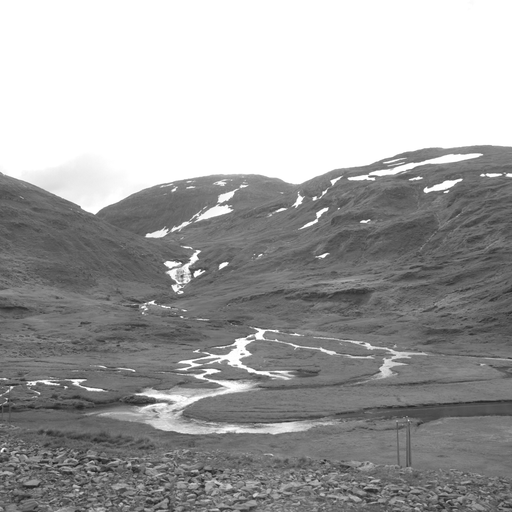
#> input picture data/bmp_boss/1.bmp, 512 x 512 px, found by its file name; its folder holds only this picture in this run
$ python analyze_bitplanes.py
#> lines starting #> are read from the running program, lines starting #| are printed output that depends on the picture; after the words box and inside, x2 and y2 are one past the last pixel; in counts of white or black regions, pixels touching at a corner belong together
import os
import numpy as np
from PIL import Image
import math

def entropy(bits):
    """Расчет бинарной энтропии (0.0 - полная структура, 1.0 - полный шум)"""
    p1 = np.mean(bits)
    if p1 == 0 or p1 == 1:
        return 0.0
    return -(p1 * math.log2(p1) + (1 - p1) * math.log2(1 - p1))

def analyze_image(img_path):
    """Анализ битовых плоскостей одного изображения"""
#> called with img_path = 'data/bmp_boss/1.bmp'
    arr = np.array(Image.open(img_path).convert('L'), dtype=np.uint8)
#> arr is the input picture: shape (512, 512); min 20, max 255, mean 162.7
    results = {}
    for k in range(1, 9):
        # Извлекаем k-й бит: сдвиг вправо, маска 1
        bit_plane = (arr >> (k - 1)) & 1
        results[k] = entropy(bit_plane)
#> this loop made 8 passes
#> p1 in entropy on passes 1 to 8: 0.661, 0.664, 0.665, 0.67, 0.692, 0.785, 0.893, 0.464
#> pass 1, in analyze_image, `bit_plane = (arr >> (k - 1)) & 1`:
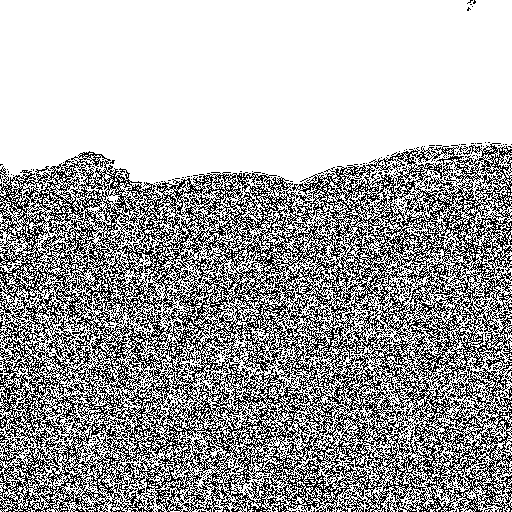
#> bit_plane: shape (512, 512); values 0 (black) and 1 (white), 66.1% white; black in thin lines or dots
#> pass 2, in analyze_image, `bit_plane = (arr >> (k - 1)) & 1`:
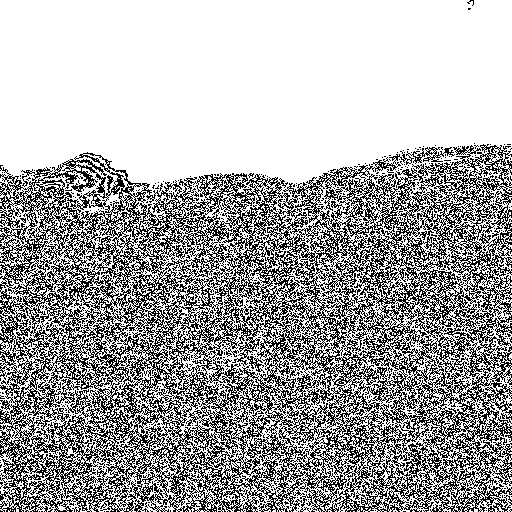
#> bit_plane: shape (512, 512); values 0 (black) and 1 (white), 66.4% white; black in thin lines or dots
#> pass 3, in analyze_image, `bit_plane = (arr >> (k - 1)) & 1`:
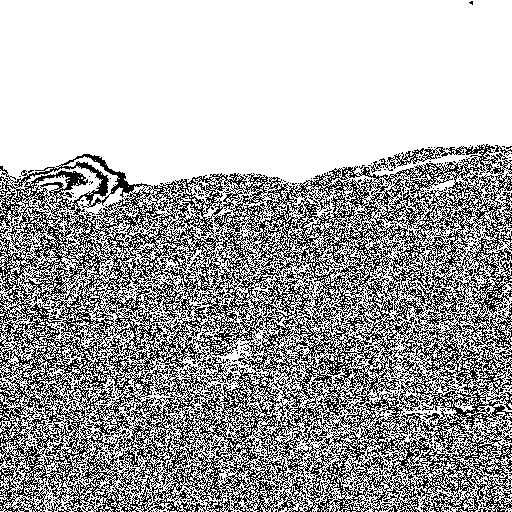
#> bit_plane: shape (512, 512); values 0 (black) and 1 (white), 66.5% white; black in thin lines or dots
#> after the loop:
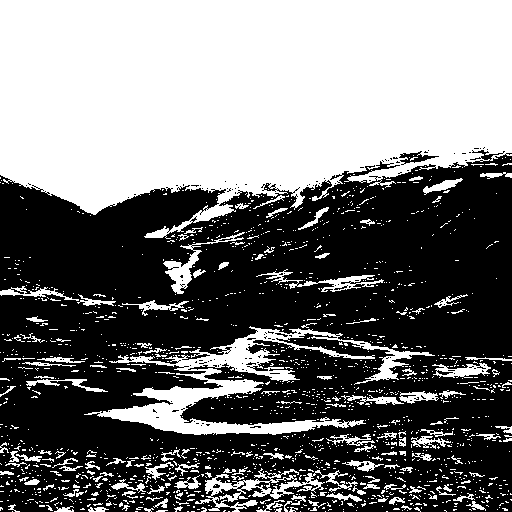
#> bit_plane: shape (512, 512); values 0 (black) and 1 (white), 46.4% white; 1551 white regions (1401 under 20 px), largest, box (x1, y1, x2, y2) and area: (0, 0, 512, 239) 95156, (84, 326, 435, 435) 8932, (195, 468, 366, 512) 1914
#> after the loop, results = {1: 0.924, 2: 0.921, 3: 0.92, 4: 0.915, 5: 0.891, 6: 0.752, 7: 0.49, 8: 0.996}
    return results

def main():
    datasets = {
        'BOSS': 'data/bmp_boss',
        'MED': 'data/bmp_med',
        'OTHER': 'data/bmp_other'
    }

    print(f"{'Набор':<10} | {'k=1':<5} | {'k=2':<5} | {'k=3':<5} | {'k=4':<5} | {'k=5':<5} | {'k=6':<5}")
    print("-" * 65)

    for name, path in datasets.items():
        files = [f for f in os.listdir(path) if f.endswith('.bmp')]
        if not files: continue

        # Берем первое изображение для примера
        img_path = os.path.join(path, files[0])
        ent = analyze_image(img_path)
#> ent has the same summary as results in analyze_image

        # Вывод только для k=1..6 (как просит задание)
        row = [f"{ent[k]:.2f}" for k in range(1, 7)]
#> row = ['0.92', '0.92', '0.92', '0.92', '0.89', '0.75']
        print(f"{name:<10} | {' | '.join(row)}")
#| BOSS       | 0.92 | 0.92 | 0.92 | 0.92 | 0.89 | 0.75

    print("-" * 65)
    print("Интерпретация: Чем ближе к 1.00, тем больше плоскость похожа на случайный шум.")
    print("Значения < 0.80 указывают на наличие структур (контуров, однотонных областей).")

if __name__ == '__main__':
#> (the run stopped early here; a loop or call above may not have finished)
